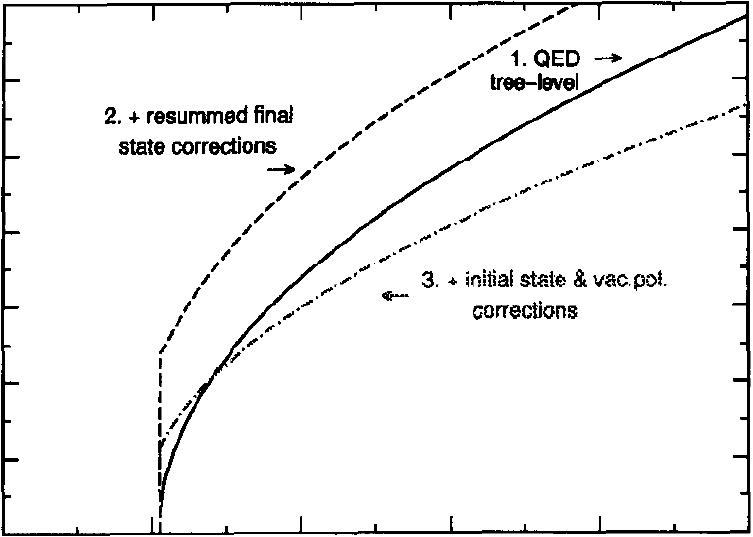
#> input picture xsec.png, 753 x 537 px
$ python interactive_approx.py
#> lines starting #> are read from the running program, lines starting #| are printed output that depends on the picture
#! /usr/bin/env python

""" e+e- -> tau+ tau- cross section tools """

import numpy as np
import matplotlib.pyplot as plt
import matplotlib.image as mpimg
from matplotlib.widgets import Slider

mtau = 1776.86
mpip = 139.57061
me = 0.5
alpha = 1 / 137

gev_to_mb = 0.389379  # 1 hbar^2 * c^2 * GeV^{-2} = 0.389379 mb
sigma0 = 4 * np.pi * alpha**2 / 3. * 10**12 * gev_to_mb

def velocity(s, m=mtau):
    """ """
    return np.sqrt(1-4*m**2/s)

def xsec_tree_level(x, bias=0):
    """ Lower oeder QED calculation """
    f = np.zeros(x.shape)
    mask = x > 2*mtau + bias
    s = (x - bias)[mask]**2
    v = velocity(s)
    f[mask] = sigma0 * 0.5 * v * (3-v**2) / s
    return f

def approx(x, zero, a0, a1, pow, bias=0):
    """ """
    f = np.zeros(x.shape)
    mask = x > 2*mtau + bias
    xi = (x - 2*mtau - bias)[mask]
    f[mask] = zero + (a0*xi + a1*xi**2) * xi**pow
    return f

def run():
    """ """
    fname='../xsec.png'

    ithr = 0.395
    izero = 0.120
    ia1, ia2 = 0.1162, -5.641
    ipow = -0.154
    ia2 *= 10**-3

    fig, ax = plt.subplots(figsize=(6,6))
    image = mpimg.imread(fname)
#> image is the input picture: shape (537, 753, 3) float32; min 0, max 1, mean 0.947
    ax.imshow(image, extent=[3552, 3562, 0.0, 0.7], aspect=10)
    sqrts = np.linspace(2*mtau, 2*mtau+8, 250)
    born, = plt.plot(sqrts, xsec_tree_level(sqrts, ithr))
    appr, = plt.plot(sqrts, approx(sqrts, izero, ia1, ia2, ipow, ithr))
    plt.ylim((0., 0.7))
    plt.tight_layout()
    plt.grid()

    plt.subplots_adjust(left=0.1, bottom=0.25)

    axcolor = 'lightgoldenrodyellow'
    axpo = plt.axes([0.15, 0.23, 0.65, 0.03], facecolor=axcolor)
    axth = plt.axes([0.15, 0.18, 0.65, 0.03], facecolor=axcolor)
    axze = plt.axes([0.15, 0.13, 0.65, 0.03], facecolor=axcolor)
    axa1 = plt.axes([0.15, 0.08, 0.65, 0.03], facecolor=axcolor)
    axa2 = plt.axes([0.15, 0.03, 0.65, 0.03], facecolor=axcolor)

    spo = Slider(axpo, 'power', -5, 5,     valinit=ipow,  valfmt='%1.3f')
    sth = Slider(axth, 'thr', -0.50, 0.50, valinit=ithr,  valfmt='%1.3f')
    sze = Slider(axze, 'zero', 0.00, 0.15, valinit=izero, valfmt='%1.3f')
    sa1 = Slider(axa1, 'a1',  -0.1, 0.2,   valinit=ia1,   valfmt='%1.4f')
    sa2 = Slider(axa2, r'a2 ($10^{-3}$)',  -10, 10, valinit=ia2*10**3,   valfmt='%1.3f')

    def update(val):
        ithr, izero, ia1, ia2, ipow = [x.val for x in [sth, sze, sa1, sa2, spo]]
        ia2 *= 10**-3
        born.set_ydata(xsec_tree_level(sqrts, ithr))
        appr.set_ydata(approx(sqrts, izero, ia1, ia2, ipow, ithr))
        fig.canvas.draw_idle()

    sth.on_changed(update)
    sze.on_changed(update)
    sa1.on_changed(update)
    sa2.on_changed(update)
    spo.on_changed(update)

    plt.show()
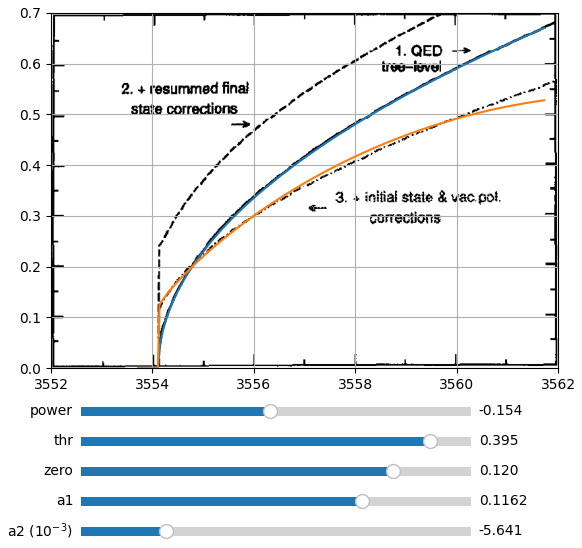
#> figure drawn by matplotlib, 6 panels

def main():
    """ Unit test """
    print(f'{gev_to_mb * sigma0 * 0.25 * 10**-6} nb / [E(GeV)]^2')
    run()

if __name__ == '__main__':
    main()
